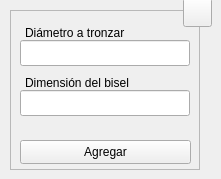
  <widget class="QWidget" name="centralwidget">
   <widget class="QFrame" name="frame">
    <property name="geometry">
     <rect>
      <x>10</x>
      <y>10</y>
      <width>190</width>
      <height>160</height>
     </rect>
    </property>
    <property name="sizePolicy">
     <sizepolicy hsizetype="Fixed" vsizetype="Fixed">
      <horstretch>0</horstretch>
      <verstretch>0</verstretch>
     </sizepolicy>
    </property>
    <property name="minimumSize">
     <size>
      <width>190</width>
      <height>160</height>
     </size>
    </property>
    <property name="maximumSize">
     <size>
      <width>190</width>
      <height>160</height>
     </size>
    </property>
    <property name="frameShape">
     <enum>QFrame::StyledPanel</enum>
    </property>
    <property name="frameShadow">
     <enum>QFrame::Raised</enum>
    </property>
    <widget class="QLineEdit" name="tbx_dia">
     <property name="geometry">
      <rect>
       <x>10</x>
       <y>30</y>
       <width>170</width>
       <height>26</height>
      </rect>
     </property>
     <property name="minimumSize">
      <size>
       <width>170</width>
       <height>0</height>
      </size>
     </property>
     <property name="maximumSize">
      <size>
       <width>170</width>
       <height>16777215</height>
      </size>
     </property>
     <property name="toolTip">
      <string>Digite la dimensión del diámetro a tronzar</string>
     </property>
     <property name="statusTip">
      <string/>
     </property>
     <property name="alignment">
      <set>Qt::AlignCenter</set>
     </property>
     <property name="placeholderText">
      <string/>
     </property>
    </widget>
    <widget class="QLabel" name="lbl_dia">
     <property name="enabled">
      <bool>true</bool>
     </property>
     <property name="geometry">
      <rect>
       <x>15</x>
       <y>10</y>
       <width>110</width>
       <height>26</height>
      </rect>
     </property>
     <property name="text">
      <string>Diámetro a tronzar</string>
     </property>
     <property name="buddy">
      <cstring>lbl_dia</cstring>
     </property>
    </widget>
    <widget class="QPushButton" name="btn_save">
     <property name="geometry">
      <rect>
       <x>10</x>
       <y>130</y>
       <width>171</width>
       <height>24</height>
      </rect>
     </property>
     <property name="sizePolicy">
      <sizepolicy hsizetype="Expanding" vsizetype="Expanding">
       <horstretch>0</horstretch>
       <verstretch>0</verstretch>
      </sizepolicy>
     </property>
     <property name="minimumSize">
      <size>
       <width>88</width>
       <height>0</height>
      </size>
     </property>
     <property name="toolTip">
      <string>Agregar los datos al programa CNC</string>
     </property>
     <property name="statusTip">
      <string/>
     </property>
     <property name="text">
      <string>Agregar</string>
     </property>
     <property name="shortcut">
      <string>Ctrl+S</string>
     </property>
     <property name="autoDefault">
      <bool>true</bool>
     </property>
    </widget>
    <widget class="QLabel" name="lbl_cfr">
     <property name="enabled">
      <bool>true</bool>
     </property>
     <property name="geometry">
      <rect>
       <x>15</x>
       <y>60</y>
       <width>115</width>
       <height>26</height>
      </rect>
     </property>
     <property name="text">
      <string>Dimensión del bisel</string>
     </property>
     <property name="buddy">
      <cstring>lbl_cfr</cstring>
     </property>
    </widget>
    <widget class="QLineEdit" name="tbx_cfr">
     <property name="geometry">
      <rect>
       <x>10</x>
       <y>80</y>
       <width>170</width>
       <height>26</height>
      </rect>
     </property>
     <property name="minimumSize">
      <size>
       <width>170</width>
       <height>0</height>
      </size>
     </property>
     <property name="maximumSize">
      <size>
       <width>170</width>
       <height>16777215</height>
      </size>
     </property>
     <property name="toolTip">
      <string>Digite la dimensión del bisel</string>
     </property>
     <property name="statusTip">
      <string/>
     </property>
     <property name="alignment">
      <set>Qt::AlignCenter</set>
     </property>
     <property name="placeholderText">
      <string/>
     </property>
    </widget>
    <zorder>tbx_dia</zorder>
    <zorder>lbl_dia</zorder>
    <zorder>btn_save</zorder>
    <zorder>tbx_cfr</zorder>
    <zorder>lbl_cfr</zorder>
   </widget>
   <widget class="QToolButton" name="btn_help">
    <property name="geometry">
     <rect>
      <x>183</x>
      <y>-2</y>
      <width>29</width>
      <height>29</height>
     </rect>
    </property>
    <property name="font">
     <font>
      <pointsize>20</pointsize>
      <bold>true</bold>
     </font>
    </property>
    <property name="text">
     <string/>
    </property>
    <property name="icon">
     <iconset resource="../../resources/resources.qrc">
      <normaloff>:/icons/question.png</normaloff>:/icons/question.png</iconset>
    </property>
    <property name="iconSize">
     <size>
      <width>20</width>
      <height>20</height>
     </size>
    </property>
    <property name="shortcut">
     <string>F1</string>
    </property>
   </widget>
  </widget>
